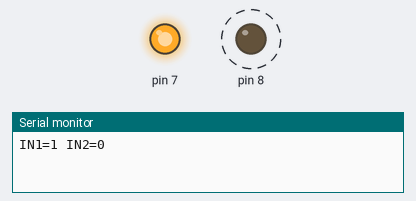
Simulated run of this sketch. Board: Arduino Uno, built with avr-gcc and run on an emulated ATmega328P. On the bench: output pins drawn as LEDs (lit = HIGH), the last lines printed to the serial monitor. Dashed ring = blinking.

Above: at 0.5 s.
At 1.5 s:
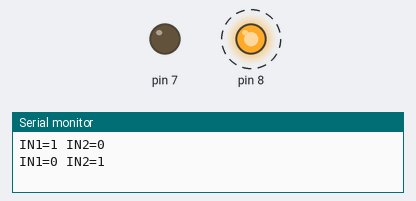
Timing chart, 0 to 5.2 s (numbered marks = the images above):
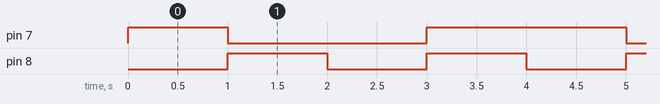

The sketch:

dir-ej-tabla.ino
```cpp
// Ejemplo: recorre la tabla del puente H, 1 segundo por combinación.
// Fíjate en el aviso del simulador al pasar de adelante a atrás sin parar.
void setup() {
  Serial.begin(9600);
  pinMode(7, OUTPUT);
  pinMode(8, OUTPUT);
}

void probar(int a, int b) {
  digitalWrite(7, a);
  digitalWrite(8, b);
  Serial.print("IN1=");
  Serial.print(a);
  Serial.print(" IN2=");
  Serial.println(b);
  delay(1000);
}

void loop() {
  probar(HIGH, LOW);
  probar(LOW, HIGH);
  probar(LOW, LOW);
  probar(HIGH, HIGH);
}
```

Measured:
- by itself, pin 7: repeats every 4.0 s: LOW 2.0 s, HIGH 2.0 s
- by itself, pin 8: alternates HIGH for 1.0 s and LOW for 1.0 s
- by itself, everything shown: repeats every 4.0 s, in 4 steps
